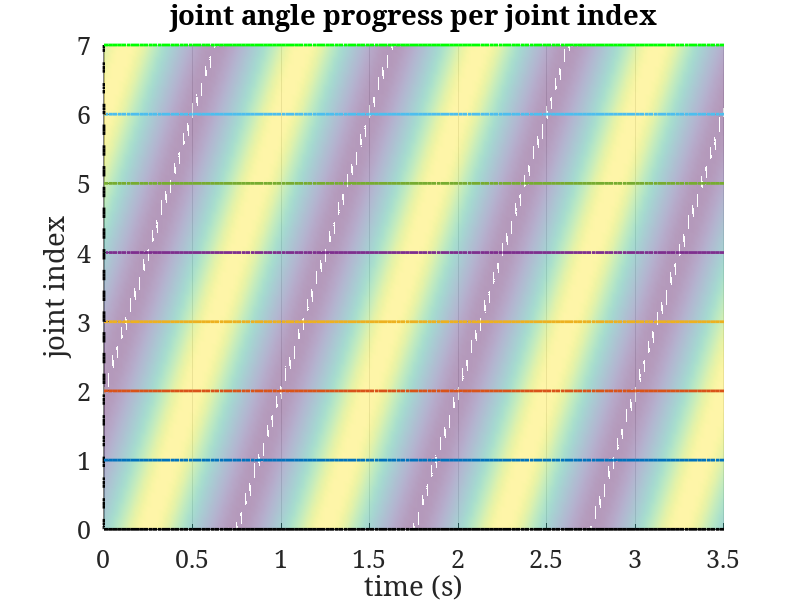

Recreate this plot in MATLAB.
function joint_timespace_analysis()
    close all;

    k = 2*pi/8; % saito approximation
    f = 1;
    w = 2*pi*f;    
    
    x = 0:0.05:7;
    t = 0:0.05/2:7/2;   

    [Y,X] = meshgrid(x,t);
    Z = sin(w*X-k*Y);
    
    figure;
    legendstr = {};
    set(gca,'FontSize',18,'FontName','Garamond');
    hold all;
    grid on;
    title('joint angle progress per joint index');
    surf(X,Y,Z, 'FaceAlpha',0.4);
    shading interp;
    xlabel('time (s)');
    ylabel('joint index');
    zlabel('joint angle (-1,+1)');
    p = [];
    plot3(t,zeros(1,length(x)),sin(t*w), 'black','LineWidth',2);
    legendstr{2} = 'sin(2\pi*t - 0*2\pi/8)';
    plot3(zeros(1,length(x)),x,sin(-x*k), 'black--','LineWidth',2);
    legendstr{1} = 'body wave';
    %plot3(t,x,sin(w*t), 'black','LineWidth',3);
    %plot3(t,x,sin(w*t), 'g*','LineWidth',1);
    
    for jointidx = 1:6
        angles = 1 * sin(w*t-jointidx*k);
        plot3(t,ones(1,length(t))*jointidx,angles,'LineWidth',2);
        legendstr{2+jointidx} = sprintf('sin(2*pi*t - %d*2*pi/8)',jointidx);
    end
    angles = 1 * sin(w*t-(jointidx+1)*k);
    plot3(t,ones(1,length(t))*(jointidx+1),angles,'green','LineWidth',2); % set the last explicitly to green
    legendstr{7} = 'sin(2*pi*t - 7*2*pi/8)';
    %legend(p,legendstr);
    axis([0 7/2 0 7 -1 1]);
    hold off;
     
     
    
    
    
end